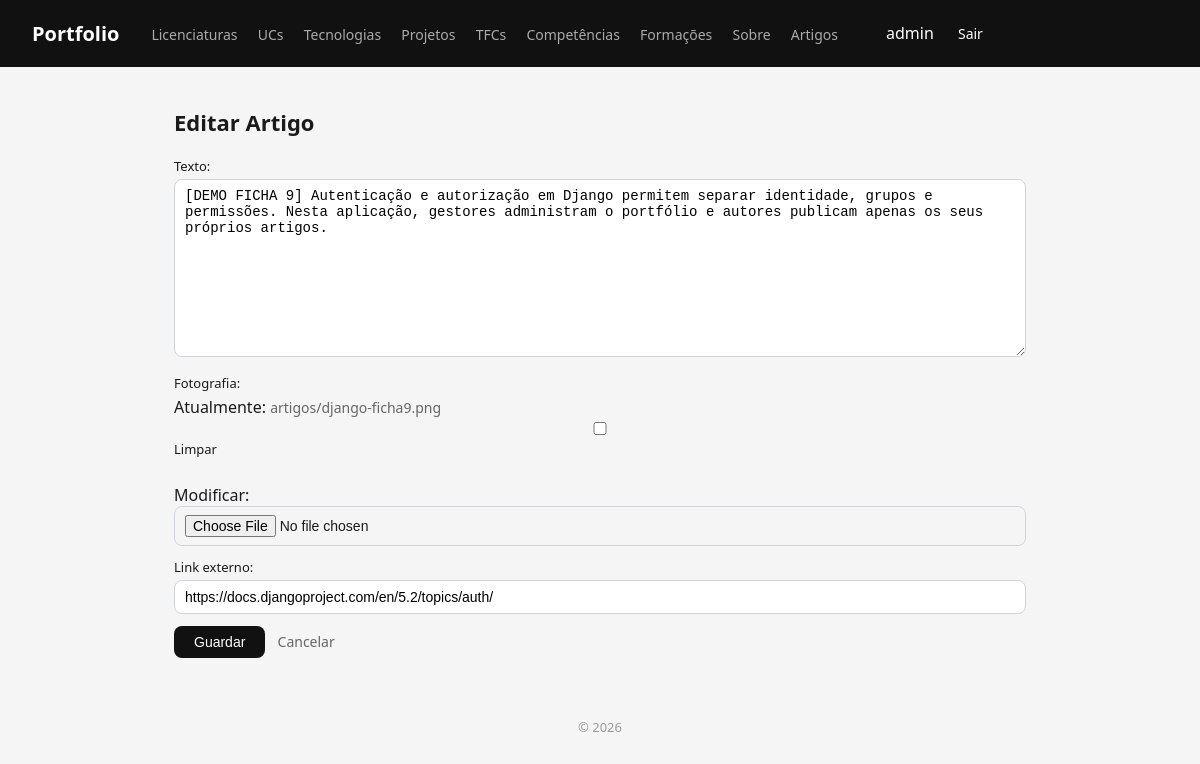
/artigos/1/editar/ (signed in), run on the app's committed database.
### artigos/models.py (models this page shows, shortened)
class Artigo(models.Model):
    autor = models.ForeignKey(User, on_delete=models.CASCADE, related_name='artigos')
    texto = models.TextField()
    fotografia = models.ImageField(upload_to='artigos/', blank=True)
    link_externo = models.URLField(blank=True)
    criado_em = models.DateField(auto_now_add=True)
    class Meta:
        ordering = ['-criado_em']

### artigos/views.py (the view)
# urls.py: path('<int:id>/editar/', views.artigo_editar, name='artigo_editar'),
@group_required('autores')
def artigo_editar(request, id):
    artigos = Artigo.objects.all()
    if not request.user.is_superuser:
        artigos = artigos.filter(autor=request.user)
    artigo = get_object_or_404(artigos, id=id)
    form = ArtigoForm(request.POST or None, request.FILES or None, instance=artigo)
    if form.is_valid():
        form.save()
        return redirect('artigos_lista')
    return render(request, 'artigos/form.html', {'form': form, 'titulo': 'Editar Artigo'})

### artigos/forms.py
class ArtigoForm(forms.ModelForm):
    class Meta:
        model = Artigo
        fields = ['texto', 'fotografia', 'link_externo']

### accounts/context_processors.py (called while the page is built)
def is_gestor(request):
    authenticated = request.user.is_authenticated
    superuser = authenticated and request.user.is_superuser
    gestor = authenticated and (
        superuser or request.user.groups.filter(name='gestor-portfolio').exists()
    )
    autor = authenticated and (
        superuser or request.user.groups.filter(name='autores').exists()
    )
    return {'is_gestor': gestor, 'is_autor': autor}

### artigos/templates/artigos/form.html (shortened to what this page needs)
{% extends 'portfolio/base.html' %}
{% block content %}
<h2>{{ titulo }}</h2>
<form method="post" enctype="multipart/form-data">
    {{ form.as_p }}
    <button type="submit">Guardar</button>
    <a href="{% url 'artigos_lista' %}">Cancelar</a>
</form>
{% endblock %}

### portfolio/templates/portfolio/base.html (shortened to what this page needs)
<!DOCTYPE html>
<html lang="pt">
<head>
    {% load static %}
    <link rel="stylesheet" href="{% static 'portfolio/styles.css' %}">
</head>
<body>
    <header>
        <h1>Portfolio</h1>
        <nav>
            <a href="{% url 'licenciaturas' %}">Licenciaturas</a>
            <a href="{% url 'ucs' %}">UCs</a>
            <a href="{% url 'tecnologias' %}">Tecnologias</a>
            <a href="{% url 'projetos' %}">Projetos</a>
            <a href="{% url 'tfcs' %}">TFCs</a>
            <a href="{% url 'competencias' %}">Competências</a>
            <a href="{% url 'formacoes' %}">Formações</a>
            <a href="{% url 'sobre' %}">Sobre</a>
            <a href="{% url 'artigos_lista' %}">Artigos</a>
        </nav>
        <nav>
            {% if request.user.is_authenticated %}
                <span>{{ request.user.username }}</span>
                <form method="post" action="{% url 'logout' %}" class="logout-form">
                    <button type="submit">Sair</button>
                </form>
            {% else %}
                <a href="{% url 'login' %}">Login</a>
            {% endif %}
        </nav>
    </header>
    <main>
        {% block content %}
        {% endblock %}
    </main>
    <footer>
        <p>&copy; 2026</p>
    </footer>
</body>
</html>

### portfolio/static/portfolio/styles.css (style rules this page uses)
* { box-sizing: border-box; margin: 0; padding: 0; }
body { font-family: system-ui, sans-serif; background: #f5f5f5; color: #1a1a1a; }
body > header { background: #111; color: white; padding: 16px 32px; display: flex; align-items: center; gap: 32px; }
body > header h1 { font-size: 20px; font-weight: 600; }
nav a { color: #aaa; text-decoration: none; font-size: 14px; margin-right: 16px; }
.logout-form { display: inline; }
.logout-form button { border: 0; padding: 0; background: none; color: #aaa; font: inherit; cursor: pointer; }
main { max-width: 900px; margin: 40px auto; padding: 0 24px; }
h2 { font-size: 22px; margin-bottom: 20px; }
footer { text-align: center; padding: 20px; font-size: 13px; color: #999; margin-top: 40px; }
form p { margin-bottom: 12px; }
form label { display: block; font-size: 13px; font-weight: 500; margin-bottom: 4px; }
form input, form select, form textarea { width: 100%; padding: 8px 10px; border: 1px solid #d1d5db; border-radius: 8px; font-size: 14px; }
form button[type="submit"] { background: #111; color: white; padding: 8px 20px; border: none; border-radius: 8px; font-size: 14px; cursor: pointer; margin-right: 8px; }
form a { font-size: 14px; color: #666; text-decoration: none; }

### data on the page
Artigo: texto "[DEMO FICHA 9] Autenticação e autorização em Django permitem separar identidade, grupos e permissões. Nesta aplicação, gestores administram o portfólio e autores publicam apenas os seus próprios artigos.", link_externo "https://docs.djangoproject.com/en/5.2/topics/auth/"

### other printed values
{{ request.user.username }} "admin"
{{ titulo }} "Editar Artigo"
